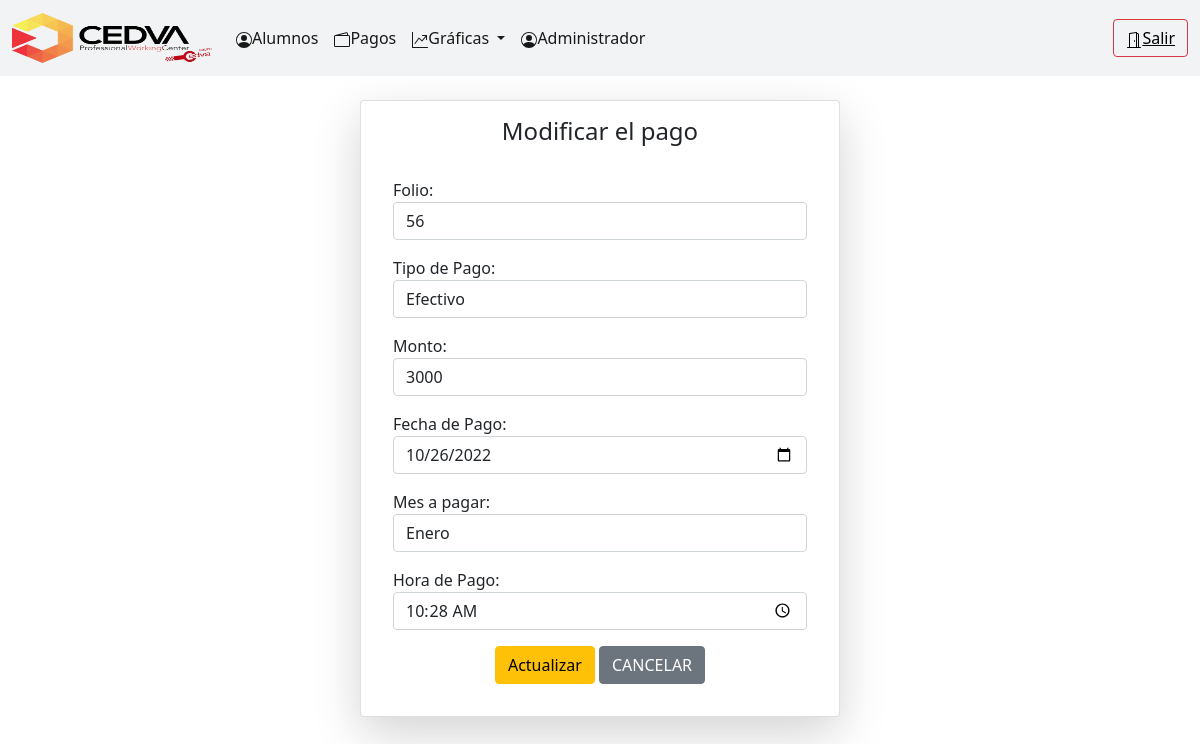
The app's page /34/pago with its own data.
### Cedva1/models.py (models this page shows, shortened)
class Pago(models.Model):
	alumno = models.ForeignKey(Alumno, related_name="subcategories7",blank=True , null= True, on_delete=models.CASCADE)
	folio=models.IntegerField()
	tipoPago=models.CharField(max_length=100)
	monto=models.IntegerField()
	fechaPago=models.DateField()
	mesPagado=models.CharField(max_length=12)
	horapago=models.TimeField()
	created=models.DateTimeField(auto_now_add=True)
	update=models.DateTimeField(auto_now_add=True)

### Pago/views.py (the view, shortened to what this page needs)
# urls.py: path('<int:pk>/pago',views.Actualizarpago.as_view(),name='actualizaP'),
class Actualizarpago(UpdateView):
    model=Pago
    template_name='actualizaPago.html'
    form_class = FormularioPago

### Pago/forms.py
class FormularioPago(ModelForm):
    folio = forms.CharField(label='Folio', widget=forms.TextInput(attrs={'type': 'text','class': 'form-control'}), required=True)
    tipoPago = forms.CharField(label='Tipo de Pago', widget=forms.TextInput(attrs={'type': 'text','class': 'form-control'}), required=True)
    monto = forms.CharField(label='Monto', widget=forms.TextInput(attrs={'type': 'text','class': 'form-control'}), required=True)
    fechaPago = forms.CharField(label='Fecha de Pago', widget=forms.TextInput(attrs={'type': 'date','class': 'form-control  datetimepicker'}), required=True)
    horapago = forms.CharField(label='Hora de Pago', widget=forms.TextInput(attrs={'type': 'time','class': 'form-control  datetimepicker'}), required=True)
    mesPagado = forms.CharField(label='Mes a pagar', widget=forms.TextInput(attrs={'type': 'text','class': 'form-control'}), required=True)
    class Meta:
        model = Pago
        fields = ('folio', 'tipoPago', 'monto', 'fechaPago', 'mesPagado', 'horapago')

### Pago/templates/actualizaPago.html (shortened to what this page needs)
{%extends 'director/base.html'%}
{% load static %}
{%block content%}
<br>
<div class="jumbotron" align="center">
	<div class="container">
		<div class="card shadow-lg p-3 mb-5 bg-body rounded" style="width: 30rem; font-size: 22">
			<div align="center" class="card-title">
				<h4>Modificar el pago</h4>
			</div>
			<div class="card-body" align="left">
				<form method="POST">
					{{ form.as_p }}
					<div align="center">
						<button type="submit" class="btn btn-warning" onclick="mensaje()">Actualizar</button>
						<button onclick="location.href='pagoalumno'" class="btn btn-secondary"> CANCELAR </button>
					</div>
				</div>
		</div>
	</div>
</div>
{% endblock %}

### Cedva1/static/css/footer.css (style rules this page uses)
.container { flex: 1 0 auto; min-height: calc(100% - 4rem); width:960px; }

### records on screen
Pago: folio "56", tipoPago "Efectivo", monto "3000", fechaPago "10/26/2022", mesPagado "Enero", horapago "10:28:00"
